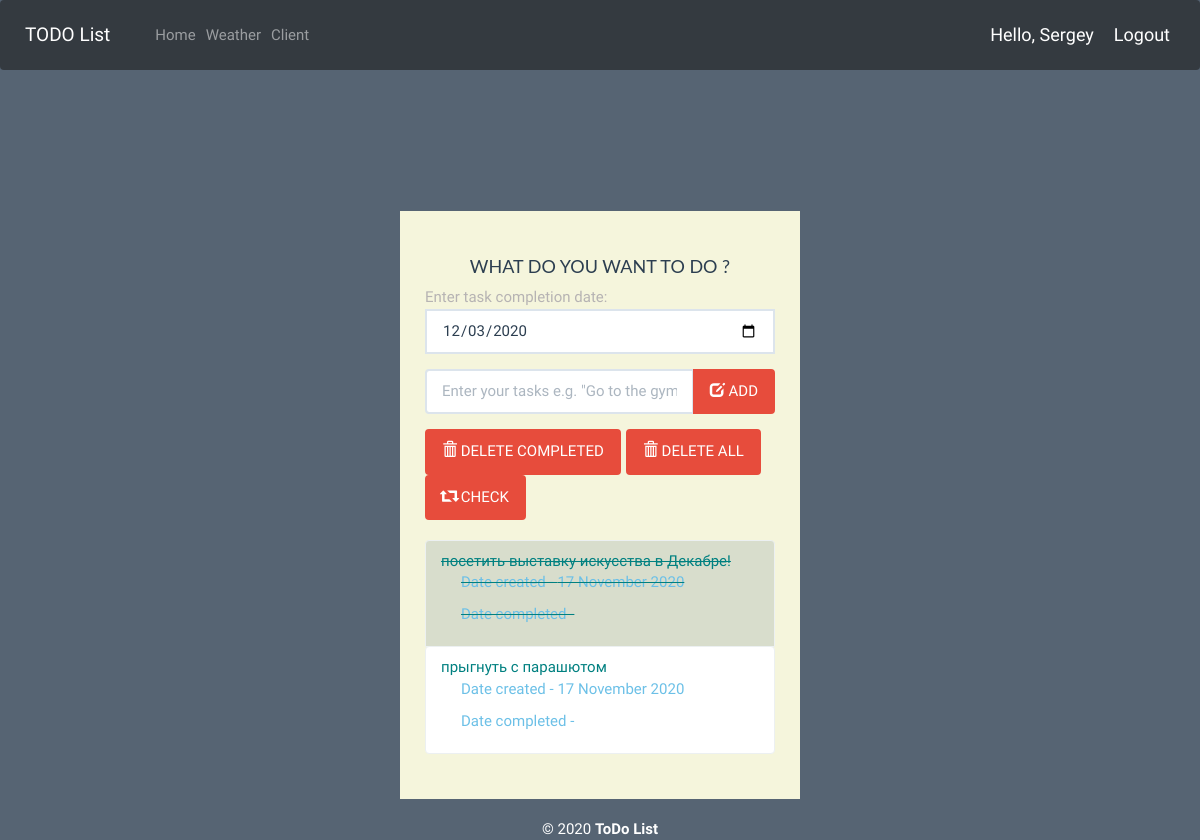
Page / (signed in) on the earlier database version.
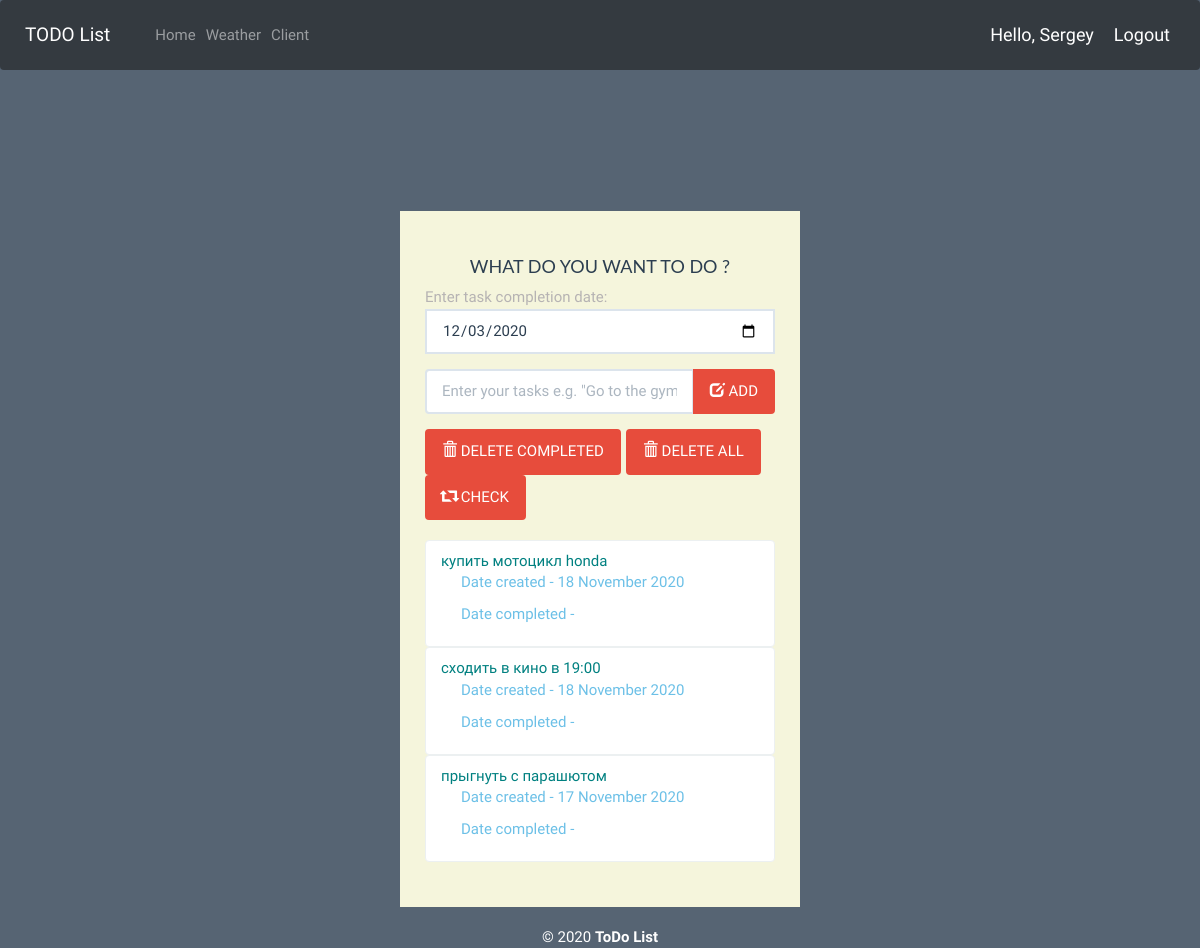
Same page on the later database version.
### todo/models.py (models this page shows, shortened)
class Todo(models.Model):
	STATUS = (
		('Important', 'Important'),
		('Soon', 'Soon'),
	)
	client = models.ForeignKey(Client, null=True, on_delete=models.CASCADE)
	text = models.CharField(max_length=200, null=True)
	complete = models.BooleanField(default=False)
	date_created = models.DateTimeField(auto_now_add=True)
	make_up = models.DateField(null=True)
	date_completed = models.BooleanField(default=False)
	status = models.CharField(max_length=200, null=True)
	class Meta:
		ordering = ["-date_created"]

### todo/decorators.py (the view)
        def wrapper_func(request, *args, **kwargs):
            group = None
            if request.user.groups.exists():
                group = request.user.groups.all()[0].name
            if group in allowed_roles:
                return view_func(request, *args, **kwargs)
            else:
                return HttpResponse('You are not authorized to view this page')

### todo/forms.py
class TodoForm(forms.Form):
    make_up = forms.DateField(initial=datetime.date.today(), widget=DateInput(
        attrs={'class': 'form-control', 'aria-label': 'Todo'}
    ))
    text = forms.CharField(max_length=60, widget=forms.TextInput(
        attrs={'class': 'form-control', 'placeholder': 'Enter your tasks e.g. "Go to the gym at 5 PM"',
               'aria-label': 'Todo', 'aria-describedby': 'add-btn'}
    ))

### todo/views.py (called while the page is built)
@login_required(login_url='login')
@allowed_users(allowed_roles=['admin', 'client'])
def index(request):
    todo_list = Todo.objects.filter(client_id=Client.objects.get(name=request.user))
    form = TodoForm()
    date_created = datetime.datetime.now()
    context = {'todo_list': todo_list, 'form': form, 'date_created': date_created }
    return render(request, 'todo/index.html', context)

### todo/templates/todo/index.html (shortened to what this page needs)
{% extends 'todo/main.html' %}
{% block content %}
<div class="container-fluid" id="wrapper">
	<div class="row">
		<div class="col-lg-4 col-lg-offset-4" id="content">
			<h2>WHAT DO YOU WANT TO DO ?</h2>
			<form action="{% url 'add' %}" method="POST" role="form">
				<div class="form-group">
					<div class="input-group">
						<p class="date-completion" id="add-btn">Enter task completion date:{{ form.make_up }} </p>
					</div>
				</div>
				<div class="form-group">
					<div class="input-group">
						{{ form.text }}
					  <span class="input-group-btn">
						  <button type="submit" class="btn btn-danger" id="add-btn">
							  <i class="glyphicon glyphicon-edit"></i> ADD</button>
					  </span>
					</div>
				</div>
			</form>
			<div class="row t10">
				<div class="col-lg-12">
					<div class="btn-toolbar">
						<div class="btn-group">
							<a href="{% url 'deletecomplete' %}"><button type="button" class="btn btn-danger">
								<i class="glyphicon glyphicon-trash"></i> DELETE COMPLETED
							</button></a>
						</div>
						<div class="btn-group">
							<a href="{% url 'deleteall' %}"><button type="button" class="btn btn-danger">
								<i class="glyphicon glyphicon-trash"></i> DELETE ALL
							</button></a>
						</div>
						<div class="btn-group">
							<a href="{% url 'datecomplete' %}"><button type="button" class="btn btn-danger">
								<i class="glyphicon glyphicon-retweet"></i> CHECK
							</button></a>
						</div>
					</div>
				</div>
			</div>
			<ul class="list-group t20">
				{% for todo in todo_list %}
					{% if todo.complete %}
						{% if todo.date_completed %}
						<li class="list-group-item todo-completed">{{ todo.text }} <p class="date-created" style="margin-left: 20px;">Date created - {{ todo.date_created|date:"d F Y" }} </p>
							<p class="date-created" style="margin-left: 20px;">Date completed - {{ todo.make_up|date:"d F Y" }} </p></li>
						{% else %}
						<li class="list-group-item todo-completed ">{{ todo.text }} <p class="date-created" style="margin-left: 20px;">Date created - {{ todo.date_created|date:"d F Y" }} </p>
							<p class="date-created" style="margin-left: 20px;">Date completed - {{ todo.make_up|date:"d F Y" }} </p></li>
						{% endif %}
					{% else %}
						{% if todo.date_completed %}
						<a href="{% url 'complete' todo.id %}"><li class="list-group-item todo-check">{{ todo.text }} <p class="date-created" style="margin-left: 20px;">Date created - {{ todo.date_created|date:"d F Y" }} </p>
							<p class="date-created" style="margin-left: 20px;">Date completed - {{ todo.make_up|date:"d F Y" }} </p></li></a>
						{% else %}
						<a href="{% url 'complete' todo.id %}"><li class="list-group-item">{{ todo.text }} <p class="date-created" style="margin-left: 20px;">Date created - {{ todo.date_created|date:"d F Y" }} </p>
							<p class="date-created" style="margin-left: 20px;">Date completed - {{ todo.make_up|date:"d F Y" }} </p></li></a>
						{% endif %}
					{% endif %}
				{% endfor %}
			</ul>
		</div>
	</div>
	<footer>
		<div class="row pad">
			<div class="col-lg-12 text-center">
				&copy; 2020 <strong>ToDo List</strong>
			</div>
		</div>
	</footer>
</div>
{% endblock content%}

### todo/templates/todo/main.html (shortened to what this page needs)
<!DOCTYPE html>
{% load static %}
<html lang="en">
<head>
	<link rel="stylesheet" href="https://stackpath.bootstrapcdn.com/bootstrap/4.3.1/css/bootstrap.min.css"
>
	<link rel="stylesheet" href="{% static 'todo/bs/css/flatly.min.css' %}" />
	<link rel="stylesheet" href="{% static 'todo/styles.css' %}" />
</head>
<body>
	{% include 'todo/navbar.html' %}
    {% block content %}
	{% endblock content %}
</body>
</html>

### todo/templates/todo/navbar.html (shortened to what this page needs)
{% load static %}
<nav class="navbar navbar-expand-lg navbar-dark bg-dark">
  <a class="navbar-brand" href="#">TODO List</a>
  <div class="collapse navbar-collapse" id="navbarNav">
    <ul class="navbar-nav">
      <li class="nav-item">
        <a class="nav-link" href="{% url 'index' %}">Home</a>
      </li>
      <li class="nav-item">
        <a class="nav-link" href="{% url 'weather' %}">Weather</a>
      </li>
      <li class="nav-item">
        <a class="nav-link" href="{% url 'client' %}">Client</a>
      </li>
    </ul>
  </div>
  <span class="hello-msg"> Hello, {{ request.user }}</span>
	<span ><a class="hello-msg" href="{% url 'logout' %}">Logout</a></span>
</nav>

### todo/static/todo/styles.css (style rules this page uses)
body { margin: 0; padding: 0; height: 100%; background: rgba(44, 62, 80, .8); font-family: 'Oswald', 'Futura', sans-serif; }
#wrapper { margin-top: 10% !important; }
#content { background: beige; padding: 25px; }
#content > h2 { font-size: 18px; text-align: center; padding-top: 0; }
.t10 { margin-top: 10px; }
.t20 { margin-top: 20px; }
footer { margin-top: 20px; color: white; }
.glyphicon { color:white; }
.date-created { color: rgb(108, 192, 231) }
.list-group-item { color: teal; }
.date-completion { color: rgb(182, 179, 179); }

### todo/templates/todo/navbar.html (style rules this page uses)
.hello-msg { font-size: 18px; color: #fff; margin-right: 20px; }

Differences in the rows shown:
removed Todo: text "посетить выставку искусства в Декабре!", date_created "17 November 2020"
added Todo: text "купить мотоцикл honda", date_created "18 November 2020"
added Todo: text "сходить в кино в 19:00", date_created "18 November 2020"
